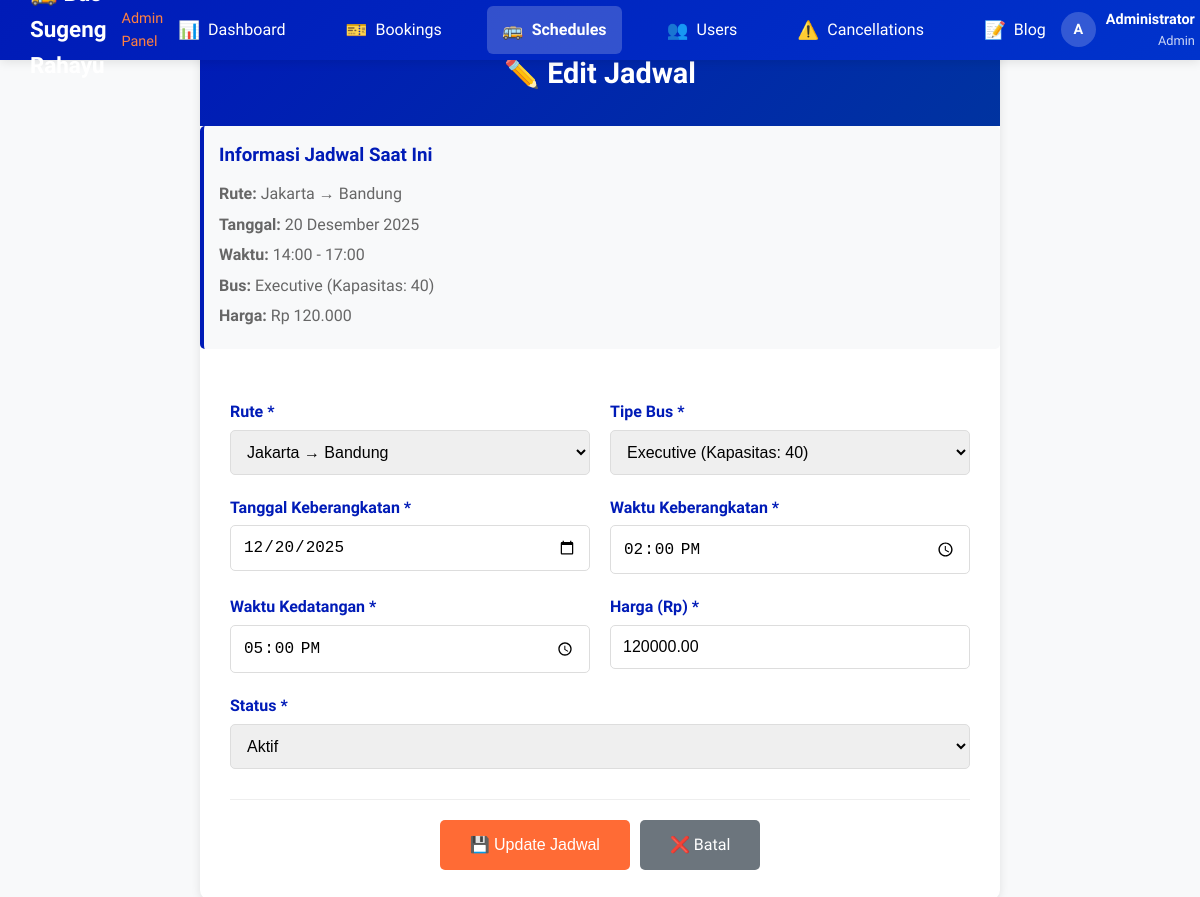
The app's page /admin/schedules/edit.php?id=2 (signed in) with its own data.
### tables this page shows
CREATE TABLE IF NOT EXISTS schedules (
    id INT PRIMARY KEY AUTO_INCREMENT,
    route_id INT,
    bus_type_id INT,
    departure_date DATE NOT NULL,
    departure_time TIME NOT NULL,
    arrival_time TIME,
    price DECIMAL(10,2) NOT NULL,
    available_seats INT DEFAULT 50,
    total_seats INT DEFAULT 50,
    status ENUM('active', 'cancelled', 'completed') DEFAULT 'active',
    created_at TIMESTAMP DEFAULT CURRENT_TIMESTAMP,
    updated_at TIMESTAMP DEFAULT CURRENT_TIMESTAMP ON UPDATE CURRENT_TIMESTAMP,
    FOREIGN KEY (route_id) REFERENCES routes(id),
    FOREIGN KEY (bus_type_id) REFERENCES bus_types(id)
);

CREATE TABLE IF NOT EXISTS routes (
    id INT PRIMARY KEY AUTO_INCREMENT,
    origin VARCHAR(100) NOT NULL,
    destination VARCHAR(100) NOT NULL,
    distance DECIMAL(8,2),
    estimated_duration TIME,
    description TEXT,
    status ENUM('active', 'inactive') DEFAULT 'active',
    created_at TIMESTAMP DEFAULT CURRENT_TIMESTAMP
);

CREATE TABLE IF NOT EXISTS bus_types (
    id INT PRIMARY KEY AUTO_INCREMENT,
    name VARCHAR(100) NOT NULL,
    description TEXT,
    capacity INT NOT NULL,
    facilities TEXT,
    image VARCHAR(255),
    status ENUM('active', 'inactive') DEFAULT 'active',
    created_at TIMESTAMP DEFAULT CURRENT_TIMESTAMP
);

### config.php (called while the page is built, shortened)
  <?php
if (!function_exists('format_currency')) {
    function format_currency($amount) {
        return 'Rp ' . number_format($amount, 0, ',', '.');
    }
}
if (!function_exists('format_date')) {
    function format_date($date) {
        $months = [
            'January' => 'Januari',
            'February' => 'Februari',
            'March' => 'Maret',
            'April' => 'April',
            'May' => 'Mei',
            'June' => 'Juni',
            'July' => 'Juli',
            'August' => 'Agustus',
            'September' => 'September',
            'October' => 'Oktober',
            'November' => 'November',
            'December' => 'Desember'
        ];
        $timestamp = strtotime($date);
        $formatted = date('d F Y', $timestamp);
        foreach ($months as $en => $id) {
            $formatted = str_replace($en, $id, $formatted);
        }
        return $formatted;
    }
}
if (!function_exists('format_time')) {
    function format_time($time) {
        return date('H:i', strtotime($time));
    }
}
?>

### admin/schedules/edit.php (the view, shortened to what this page needs)
<?php
require_once '../../config.php';
$schedule_id = isset($_GET['id']) ? (int)$_GET['id'] : 0;
$query = "SELECT s.*, r.origin, r.destination, bt.name as bus_type_name, bt.capacity
         FROM schedules s
         LEFT JOIN routes r ON s.route_id = r.id
         LEFT JOIN bus_types bt ON s.bus_type_id = bt.id
         WHERE s.id = ?";
$stmt = mysqli_prepare($koneksi, $query);
mysqli_stmt_bind_param($stmt, "i", $schedule_id);
mysqli_stmt_execute($stmt);
$result = mysqli_stmt_get_result($stmt);
$schedule = mysqli_fetch_assoc($result);
include '../header-admin.php';
?>
<div class="edit-schedule-content">
    <div class="edit-schedule-card">
        <div class="edit-schedule-header">
            <h1>✏️ Edit Jadwal</h1>
        </div>
        <div class="schedule-info">
            <h3>Informasi Jadwal Saat Ini</h3>
            <p><strong>Rute:</strong> <?php echo htmlspecialchars($schedule['origin'] . ' → ' . $schedule['destination']); ?></p>
            <p><strong>Tanggal:</strong> <?php echo format_date($schedule['departure_date']); ?></p>
            <p><strong>Waktu:</strong> <?php echo format_time($schedule['departure_time']); ?> - <?php echo format_time($schedule['arrival_time']); ?></p>
            <p><strong>Bus:</strong> <?php echo htmlspecialchars($schedule['bus_type_name']); ?> (Kapasitas: <?php echo $schedule['capacity']; ?>)</p>
            <p><strong>Harga:</strong> <?php echo format_currency($schedule['price']); ?></p>
        </div>
        <form method="POST" action="" class="edit-schedule-form">
            <div class="form-row">
                <div class="form-group">
                    <label for="route_id">Rute *</label>
                    <select id="route_id" name="route_id" required>
                        <?php
                        $routes = mysqli_query($koneksi, "SELECT * FROM routes ORDER BY origin, destination");
                        while ($route = mysqli_fetch_assoc($routes)) {
                            $selected = ($schedule['route_id'] == $route['id']) ? 'selected' : '';
                            echo "<option value='{$route['id']}' $selected>{$route['origin']} → {$route['destination']}</option>";
                        }
                        ?>
                    </select>
                </div>
                <div class="form-group">
                    <label for="bus_type_id">Tipe Bus *</label>
                    <select id="bus_type_id" name="bus_type_id" required>
                        <?php
                        $bus_types = mysqli_query($koneksi, "SELECT * FROM bus_types ORDER BY name");
                        while ($bus_type = mysqli_fetch_assoc($bus_types)) {
                            $selected = ($schedule['bus_type_id'] == $bus_type['id']) ? 'selected' : '';
                            echo "<option value='{$bus_type['id']}' $selected>{$bus_type['name']} (Kapasitas: {$bus_type['capacity']})</option>";
                        }
                        ?>
                    </select>
                </div>
            </div>
            <div class="form-row">
                <div class="form-group">
                    <label for="departure_date">Tanggal Keberangkatan *</label>
                    <input type="date" id="departure_date" name="departure_date" value="<?php echo htmlspecialchars($schedule['departure_date']); ?>" required>
                </div>
                <div class="form-group">
                    <label for="departure_time">Waktu Keberangkatan *</label>
                    <input type="time" id="departure_time" name="departure_time" value="<?php echo htmlspecialchars($schedule['departure_time']); ?>" required>
                </div>
            </div>
            <div class="form-row">
                <div class="form-group">
                    <label for="arrival_time">Waktu Kedatangan *</label>
                    <input type="time" id="arrival_time" name="arrival_time" value="<?php echo htmlspecialchars($schedule['arrival_time']); ?>" required>
                </div>
                <div class="form-group">
                    <label for="price">Harga (Rp) *</label>
                    <input type="number" id="price" name="price" value="<?php echo htmlspecialchars($schedule['price']); ?>" required min="0" step="1000">
                </div>
            </div>
            <div class="form-group">
                <label for="status">Status *</label>
                <select id="status" name="status" required>
                    <option value="active" <?php echo ($schedule['status'] === 'active' ? 'selected' : ''); ?>>Aktif</option>
                </select>
            </div>
            <div class="form-actions">
                <button type="submit" class="btn-submit">💾 Update Jadwal</button>
                <a href="index.php" class="btn-cancel">❌ Batal</a>
            </div>
        </form>
    </div>
</div>
<?php include '../footer-admin.php'; ?>

### admin/header-admin.php (style rules this page uses)
* { margin: 0; padding: 0; box-sizing: border-box; }
body { font-family: 'Segoe UI', Tahoma, Geneva, Verdana, sans-serif; background: #f8f9fa; color: #333; line-height: 1.6; }

### records on screen
schedules: route.destination "Jakarta → Bandung", departure_date "20 Desember 2025", departure_time "14:00", arrival_time "17:00", bus_type.name "Executive", bus_type.capacity "40", price "Rp 120.000", departure_date "12/20/2025", departure_time "14:00:00", arrival_time "17:00:00", price "120000.00", status "Aktif"

### other values on screen
substr($_SESSION['user_name'] ?? 'A', 0, 1) "A"
$_SESSION['user_name'] "Administrator"
$_SESSION['user_role'] "Admin"
form field route_id "Jakarta → Bandung"
form field bus_type_id "Executive (Kapasitas: 40)"
